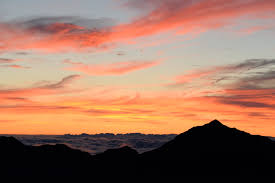
#> input picture Binarization/image.jpg, 275 x 183 px
$ python binarization.py
#> lines starting #> are read from the running program, lines starting #| are printed output that depends on the picture; after the words box and inside, x2 and y2 are one past the last pixel; in counts of white or black regions, pixels touching at a corner belong together
# Binarization of Image
# Pixel having value greater than equal to threshold, pixel value = 255 (white)
# else pixel value equal to 0 (black)
import cv2
import numpy as np

img = cv2.imread('image.jpg')
#> img is the input picture: shape (183, 275, 3); mean B, G, R 96.3, 116.3, 156.9
gray = cv2.cvtColor(img, cv2.COLOR_BGR2GRAY)
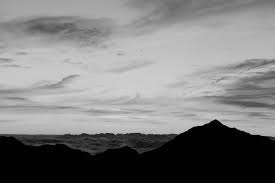
#> gray: shape (183, 275); min 0, max 216, mean 126.1
#print(np.shape(gray))      #Output (183, 275)

cv2.imwrite('gray.jpg', gray)
cv2.waitKey(0)

T = 100      # Threshold
for i in range(0,183):
    for j in range(0, 275):
        if(gray[i][j] >= T):
            gray[i][j] = 255
        else:
            gray[i][j] = 0
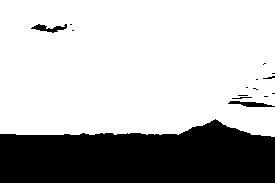
#> gray: shape (183, 275); 71.7% white; 15 black regions (11 under 20 px), largest, box (x1, y1, x2, y2) and area: (0, 119, 275, 183) 13872, (228, 101, 275, 107) 157, (31, 24, 67, 33) 151, (232, 97, 252, 99) 22

cv2.imwrite('binary.jpg', gray)
cv2.waitKey(0)
cv2.destroyAllWindows()
